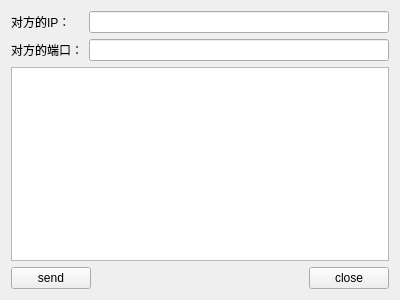
<?xml version="1.0" encoding="UTF-8"?>
<ui version="4.0">
 <class>Widget</class>
 <widget class="QWidget" name="Widget">
  <property name="geometry">
   <rect>
    <x>0</x>
    <y>0</y>
    <width>400</width>
    <height>300</height>
   </rect>
  </property>
  <property name="windowTitle">
   <string>Widget</string>
  </property>
  <layout class="QGridLayout" name="gridLayout">
   <item row="0" column="0">
    <widget class="QLabel" name="label">
     <property name="text">
      <string>对方的IP：</string>
     </property>
    </widget>
   </item>
   <item row="0" column="1" colspan="3">
    <widget class="QLineEdit" name="lineEditIP"/>
   </item>
   <item row="1" column="0">
    <widget class="QLabel" name="label_2">
     <property name="text">
      <string>对方的端口：</string>
     </property>
    </widget>
   </item>
   <item row="1" column="1" colspan="3">
    <widget class="QLineEdit" name="lineEditPort">
     <property name="text">
      <string/>
     </property>
    </widget>
   </item>
   <item row="2" column="0" colspan="4">
    <widget class="QTextEdit" name="textEdit"/>
   </item>
   <item row="3" column="0" colspan="2">
    <widget class="QPushButton" name="buttonSend">
     <property name="text">
      <string>send</string>
     </property>
    </widget>
   </item>
   <item row="3" column="2">
    <spacer name="horizontalSpacer">
     <property name="orientation">
      <enum>Qt::Horizontal</enum>
     </property>
     <property name="sizeHint" stdset="0">
      <size>
       <width>214</width>
       <height>20</height>
      </size>
     </property>
    </spacer>
   </item>
   <item row="3" column="3">
    <widget class="QPushButton" name="buttonClose">
     <property name="text">
      <string>close</string>
     </property>
    </widget>
   </item>
  </layout>
 </widget>
 <layoutdefault spacing="6" margin="11"/>
 <resources/>
 <connections/>
</ui>
